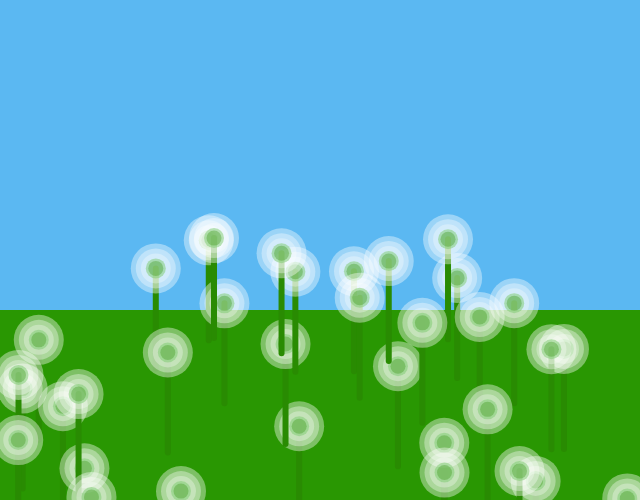
Frame 1 (no input)
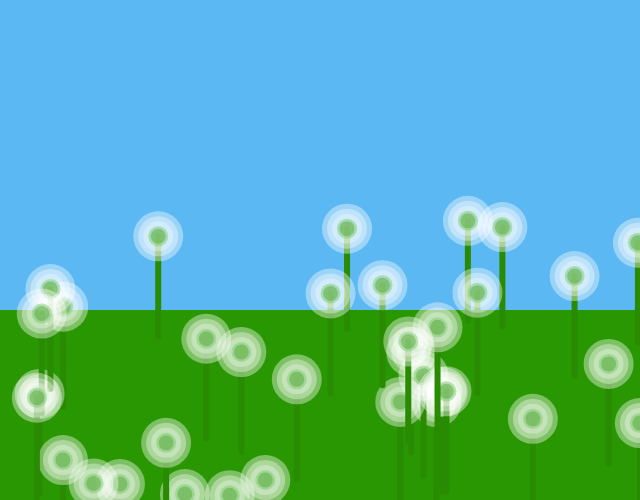
Frame 2 (the mouse pressed at the canvas centre, redrawn once)

The p5.js sketch that drew these frames (run headless with seeded random() and noise() and a simulated clock; the mouse was pressed at the canvas centre and the sketch redrawn once):

// p5.js sketch
// ── sketch.js
function setup() {
	// create a place to draw
	createCanvas(640, 500);
	noStroke();
	noLoop();
}

function draw() {
	background(91, 184, 242);
	fill(41, 151, 2);
	rect(0, 310, 640, 500);

	for (var i = 0; i < 35; i++) {
		drawFlower(random(640), random(220, 500));
	}


}
//draw flower
function drawFlower(x, y) {
	console.log(x, y);
	stroke(41, 139, 2);
	strokeWeight(6);
	line(x, y, x, y + 100);
	stroke(41, 139, 2);
	strokeWeight(6);
	noStroke();
	fill(255, 255, 255, 100);
	ellipse(x, y, 50, 50);
	fill(255, 255, 255, 90);
	ellipse(x, y, 40, 40);
	fill(255, 255, 255, 80);
	ellipse(x, y, 30, 30);
	fill(255, 255, 255, 80);
	ellipse(x, y, 20, 20);
	fill(41, 170, 20, 80);
	ellipse(x, y, 20, 20);
	fill(41, 139, 2, 80);
	ellipse(x, y, 15, 15);
}
